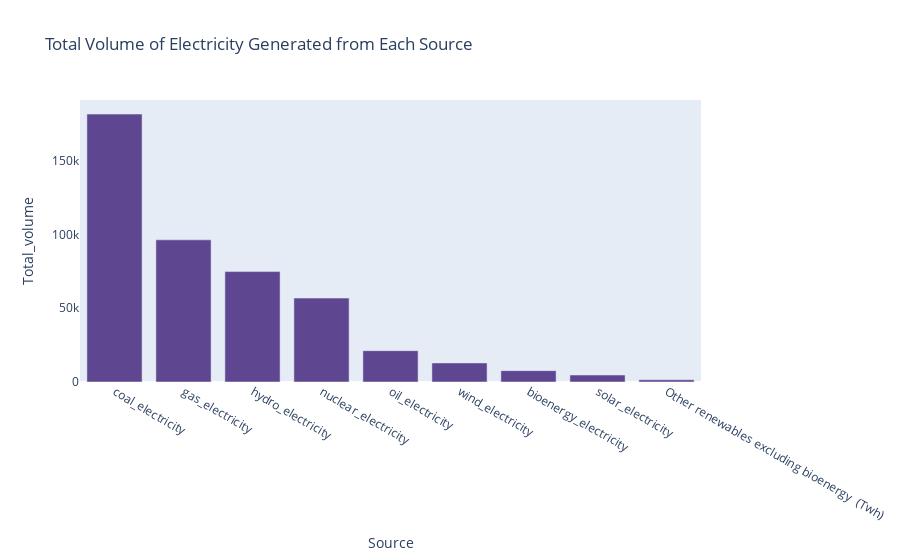

Notebook code cell kept with this figure:
### Code cell
fig = px.bar(total_volume, x='Source', y='Total_volume', title='Total Volume of Electricity Generated from Each Source',
             color_discrete_sequence=px.colors.qualitative.Prism)

fig.update_layout(yaxis = dict(showgrid = False))
fig.show()

### Figure 1 — Plotly figure (JSON) as saved in the notebook; plotly's stock layout.template omitted (floating-point values rounded to 4 significant figures)
{"data": [{"alignmentgroup": "True", "hovertemplate": "Source=%{x}<br>Total_volume=%{y}<extra></extra>", "legendgroup": "", "marker": {"color": "rgb(95, 70, 144)", "pattern": {"shape": ""}}, "name": "", "offsetgroup": "", "orientation": "v", "showlegend": false, "textposition": "auto", "type": "bar", "x": ["coal_electricity", "gas_electricity", "hydro_electricity", "nuclear_electricity", "oil_electricity", "wind_electricity", "bioenergy_electricity", "solar_electricity", "Other renewables excluding bioenergy  (Twh)"], "xaxis": "x", "y": [181400.0, 96270.0, 74770.0, 56820.0, 21220.0, 12890.0, 7682.0, 4737.0, 1507.0], "yaxis": "y"}], "layout": {"barmode": "relative", "legend": {"tracegroupgap": 0}, "title": {"text": "Total Volume of Electricity Generated from Each Source"}, "xaxis": {"anchor": "y", "domain": [0, 1], "title": {"text": "Source"}}, "yaxis": {"anchor": "x", "domain": [0, 1], "showgrid": false, "title": {"text": "Total_volume"}}}}
